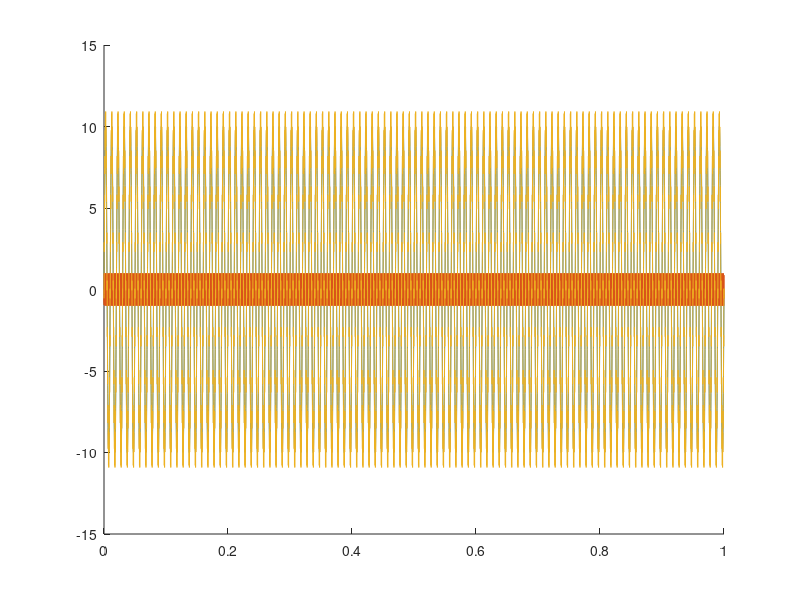

This figure's MATLAB source:
% Cambio de la fase de las ondas

clear

    t=0:0.0001:1;
    w1=100;
    w2=120;
    k=10;
    %v=340;
    %lambda=v./w
    y1=k*sin(2*pi*t*w1);
    y2=sin(35*pi*t*w2+k);
    y3=y1+y2;
    %a=y1.*y2.*y3.*exp(y3);
    %r=exp(a);
    hold
    plot(t,y1,t,y2,t,y3)
    sound(y1,10000)
    sound(y2,10000)
    sound(y3,10000)